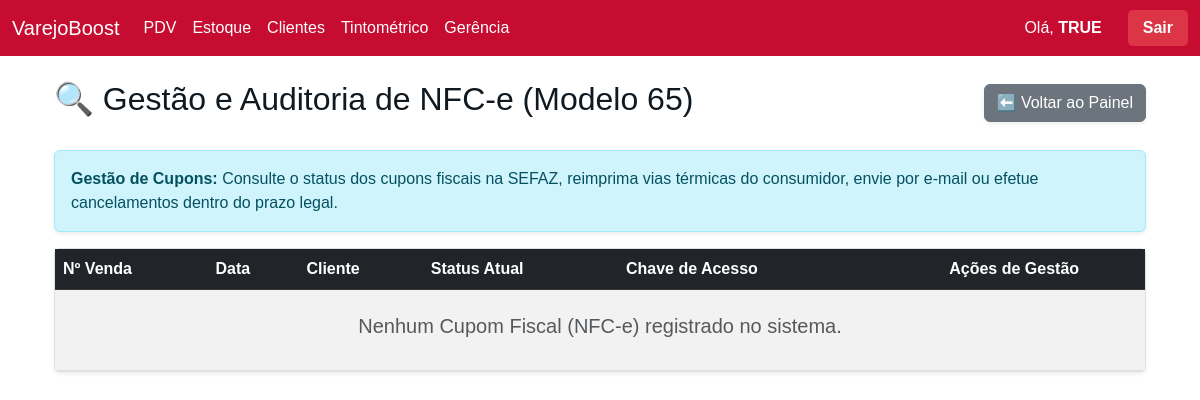
Page /gerenciapainel/consultanfce/ (signed in) on the earlier database version.
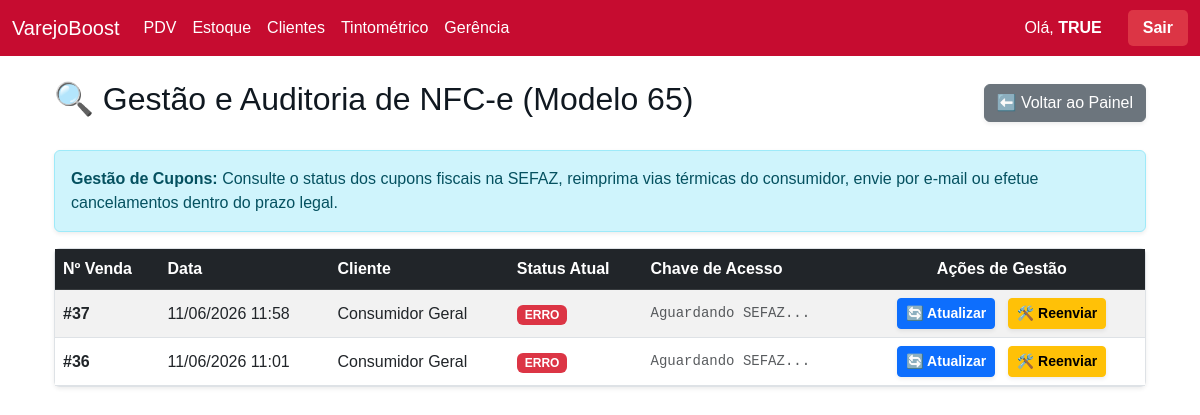
Same page on the later database version.
### inventario/models.py (models this page shows)
class Vendas(models.Model):
    data_venda = models.DateTimeField(default=timezone.now)
    valor_total = models.DecimalField(max_digits=10, decimal_places=2, default=0.00)
    valor_desconto = models.DecimalField(max_digits=10, decimal_places=2, default=0.00)
    status = models.CharField(max_length=20, default='VENDA')
    troco = models.DecimalField(max_digits=10, decimal_places=2, default=0.00)
    pagamentos_texto = models.TextField(blank=True, null=True)
    cliente = models.CharField(max_length=255, blank=True, null=True)
    indicante = models.CharField(max_length=255, blank=True, null=True)
    vendedor = models.CharField(max_length=100, blank=True, null=True)
    cupom_texto = models.TextField(blank=True, null=True)
    status_fiscal = models.CharField(max_length=50, default='SEM_NOTA')
    chave_acesso = models.CharField(max_length=50, blank=True, null=True)
    numero_nota = models.CharField(max_length=20, blank=True, null=True)
    motivo_erro = models.TextField(blank=True, null=True)
    arquivo_pdf = models.FileField(upload_to='notas_fiscais/pdfs/', blank=True, null=True)
    arquivo_xml = models.FileField(upload_to='notas_fiscais/xmls/', blank=True, null=True)
    modelo_fiscal = models.CharField(max_length=10, blank=True, null=True) # '55' para NF-e, '65' para NFC-e
    class Meta: db_table = 'inventario_vendas'

### inventario/views/gerencia.py (the view)
# urls.py: path('gerenciapainel/consultanfce/', gerencia.tela_consulta_nfce, name='tela_consulta_nfce'),
def tela_consulta_nfce(request):
    if 'usuario_logado' not in request.session:
        return redirect('login')
    vendas_processadas = Vendas.objects.filter(modelo_fiscal='65').exclude(status_fiscal='SEM_NOTA').order_by('-id')
    todos_clientes = Clientes.objects.all().order_by('nome')
    contexto = {
        'vendas_processadas': vendas_processadas,
        'todos_clientes': todos_clientes
    }
    return render(request, 'inventario/consulta_nfce.html', contexto)

### inventario/templates/inventario/consulta_nfce.html (shortened to what this page needs)
{% extends 'inventario/base.html' %}
{% block content %}
<div class="container mt-4">
    <div class="d-flex justify-content-between align-items-center mb-4">
        <h2>🔍 Gestão e Auditoria de NFC-e (Modelo 65)</h2>
        <a href="{% url 'tela_painel_gerencia' %}" class="btn btn-secondary shadow-sm">⬅️ Voltar ao Painel</a>
    </div>
    <div class="alert alert-info shadow-sm">
        <strong>Gestão de Cupons:</strong> Consulte o status dos cupons fiscais na SEFAZ, reimprima vias térmicas do consumidor, envie por e-mail ou efetue cancelamentos dentro do prazo legal.
    </div>
    <div class="card shadow-sm border-0">
        <div class="card-body p-0">
            <div class="table-responsive">
                <table class="table table-striped table-hover mb-0 align-middle">
                    <thead class="table-dark">
                        <tr>
                            <th>Nº Venda</th>
                            <th>Data</th>
                            <th>Cliente</th>
                            <th>Status Atual</th>
                            <th>Chave de Acesso</th>
                            <th class="text-center">Ações de Gestão</th>
                        </tr>
                    </thead>
                    <tbody>
                        {% for venda in vendas_processadas %}
                        <tr>
                            <td class="fw-bold">#{{ venda.id }}</td>
                            <td>{{ venda.data_venda|date:"d/m/Y H:i" }}</td>
                            <td>{{ venda.cliente|default:"Consumidor Geral" }}</td>
                            <td>
                                <span id="badge-status-{{ venda.id }}" data-status="{{ venda.status_fiscal }}" class="badge
                                    {% if venda.status_fiscal == 'AUTORIZADO' or venda.status_fiscal == 'AUTORIZADA' %}bg-success
                                    {% elif venda.status_fiscal == 'ERRO' %}bg-danger
                                    {% elif venda.status_fiscal == 'CANCELADO' %}bg-dark
                                    {% else %}bg-warning text-dark{% endif %} px-2 py-1 auto-reload-target">
                                    {{ venda.status_fiscal|default:"PROCESSANDO" }}
                                </span>
                            </td>
                            <td id="chave-{{ venda.id }}" class="small text-muted font-monospace">
                                {{ venda.chave_acesso|default:"Aguardando SEFAZ..." }}
                            </td>
                            <td class="text-center">
                                <button class="btn btn-primary btn-sm mx-1 fw-bold shadow-sm" onclick="consultarStatusNfe({{ venda.id }})" title="Verificar na SEFAZ">
                                    🔄 Atualizar
                                </button>
                                <button id="btn-corrigir-{{ venda.id }}" class="btn btn-warning btn-sm mx-1 fw-bold shadow-sm {% if venda.status_fiscal != 'ERRO' %}d-none{% endif %}" onclick="abrirModalReenvio({{ venda.id }})" title="Corrigir Erros e Reenviar">
                                    🛠️ Reenviar
                                </button>
                            </td>
                        </tr>
                        {% empty %}
                        <tr>
                            <td colspan="6" class="text-center py-4 text-muted">
                                <h5>Nenhum Cupom Fiscal (NFC-e) registrado no sistema.</h5>
                            </td>
                        </tr>
                        {% endfor %}
                    </tbody>
                </table>
            </div>
        </div>
    </div>
</div>
{% endblock %}

### inventario/templates/inventario/base.html (shortened to what this page needs)
<!DOCTYPE html>
<html lang="pt-br">
<head>
    <link href="https://cdn.jsdelivr.net/npm/bootstrap@5.3.0/dist/css/bootstrap.min.css" rel="stylesheet">
    <link rel="stylesheet" href="https://cdn.jsdelivr.net/npm/bootstrap-icons@1.11.0/font/bootstrap-icons.css">
</head>
<body>
    <nav class="navbar navbar-expand-lg">
        <div class="container-fluid">
            <a class="navbar-brand" href="{% url 'painel_principal' %}">VarejoBoost</a>
            <div class="collapse navbar-collapse" id="navbarNav">
                <ul class="navbar-nav me-auto">
                    <li class="nav-item"><a class="nav-link" href="{% url 'tela_pdv' %}">PDV</a></li>
                    <li class="nav-item"><a class="nav-link" href="{% url 'tela_painel_estoque' %}">Estoque</a></li>
                    <li class="nav-item"><a class="nav-link" href="{% url 'tela_consultar_clientes' %}">Clientes</a></li>
                    <li class="nav-item"><a class="nav-link" href="{% url 'painel_tintometrico' %}">Tintométrico</a></li>
                    <li class="nav-item">
                        <a class="nav-link" href="{% url 'tela_painel_gerencia' %}">Gerência</a>
                    </li>
                </ul>
                <span class="navbar-text text-white me-3">Olá, <strong>{{ request.session.usuario_logado|upper }}</strong></span>
                <a href="{% url 'logout' %}"
                   style="background-color: #dc3545; color: white; border: none; padding: 6px 15px; border-radius: 5px; text-decoration: none; font-weight: bold; transition: background 0.3s; margin-left: 10px;"
                   onmouseover="this.style.backgroundColor='#a71d2a'"
                   onmouseout="this.style.backgroundColor='#dc3545'">
                   Sair
                </a>
            </div>
        </div>
    </nav>
    <div class="container mt-4">
        {% block content %}{% endblock %}
    </div>
</body>
</html>

### inventario/templates/inventario/base.html (style rules this page uses)
body { background-color: #FFFFFF; color: #101820; font-family: sans-serif; }
.navbar { background-color: #C60C30 !important; z-index: 1000; }
.navbar-brand, .nav-link { color: #FFFFFF !important; font-weight: 500; }
.card { border: 1px solid #dee2e6 !important; }

Differences in the rows shown:
added Vendas: id "37", data_venda "11/06/2026 11:58", cliente "Consumidor Geral", status_fiscal "ERRO", chave_acesso "Aguardando SEFAZ..."
added Vendas: id "36", data_venda "11/06/2026 11:01", cliente "Consumidor Geral", status_fiscal "ERRO", chave_acesso "Aguardando SEFAZ..."
Other differences:
text no longer shown: "Nenhum Cupom Fiscal (NFC-e) registrado no sistema."
